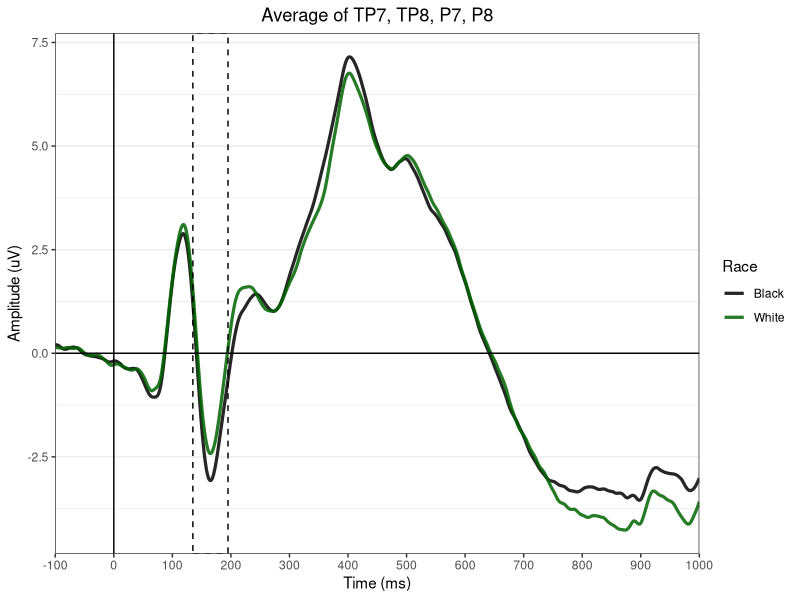
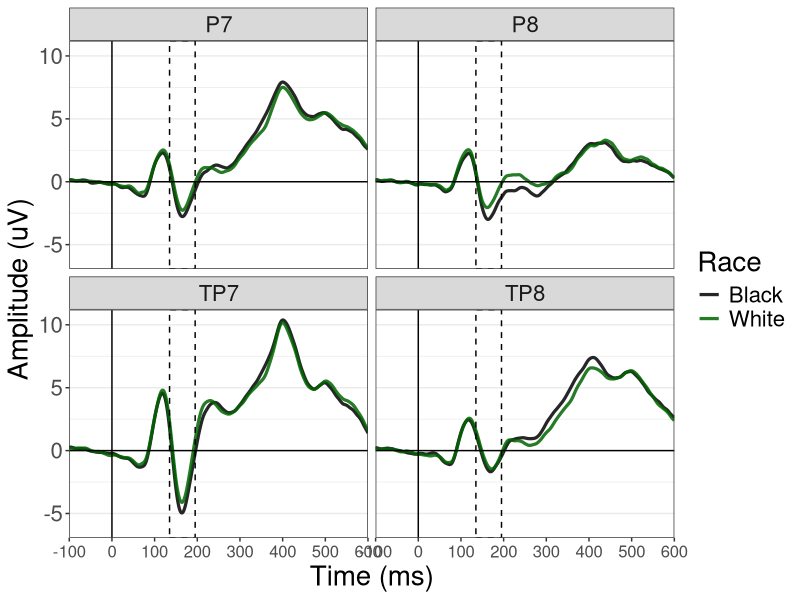
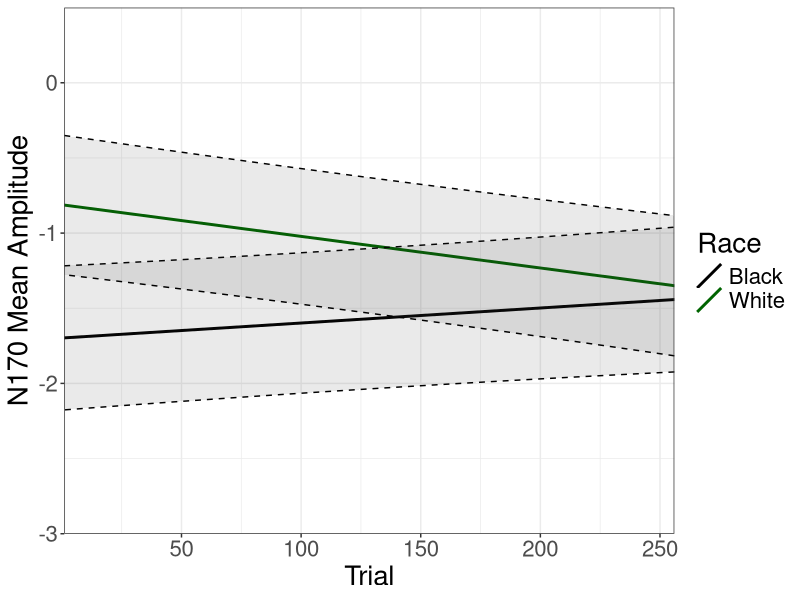
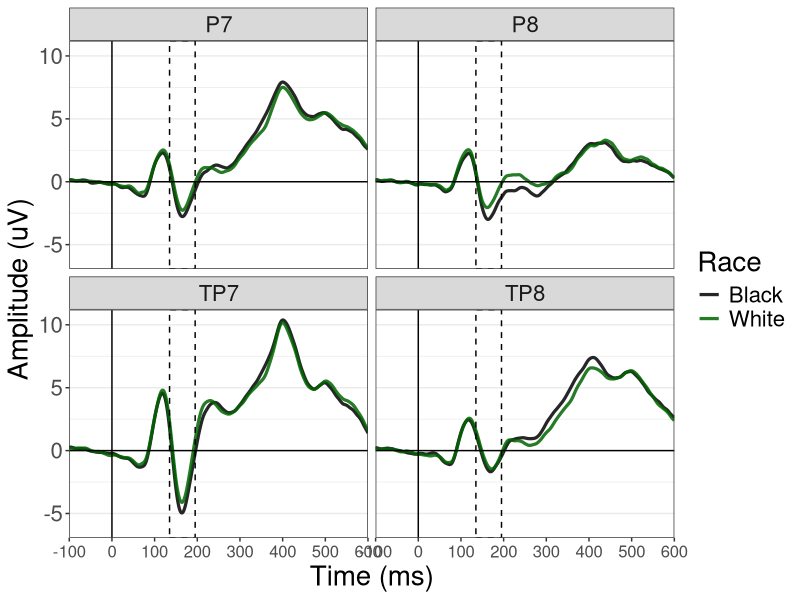
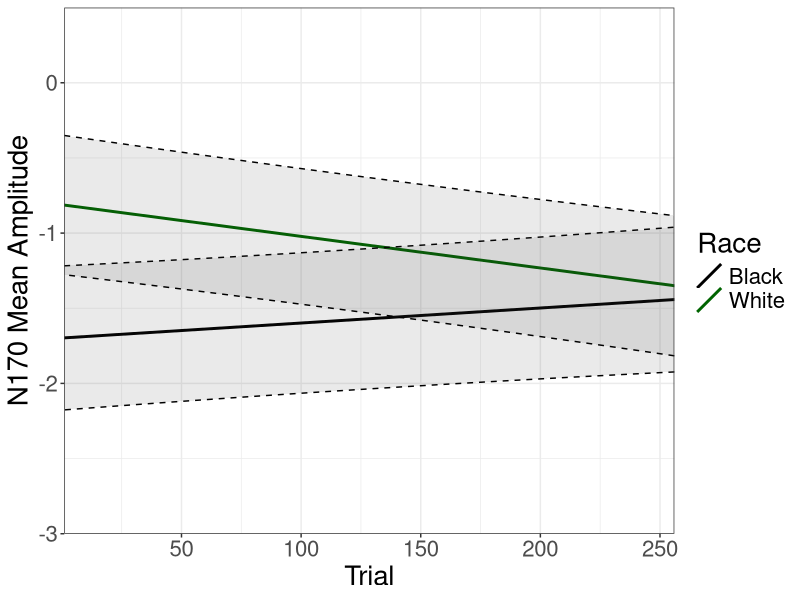

The R source for these figures, in order:
## ---- chunk 1
knitr::opts_chunk$set(echo = FALSE)
options(width=140)
require(dplyr)
require(ggplot2)
require(lme4)
require(lmerTest)
require(tidyr)
## ---- chunk 2
grand = read.delim("For_plotting_Cat_N170_noBS.txt")
grand$avgElec = (grand$TP7 + grand$TP8 + grand$P7 + grand$P8)/4

avg = select(grand, Time, Race, avgElec) %>% 
  group_by(Time, Race) %>% 
  summarise_each(funs(mean(., na.rm=TRUE))) %>% 
  as.data.frame()

N170box =  annotate("rect",    #N170
                    xmin=135, xmax=195, ymin=-Inf, ymax=Inf,
                    alpha=0,
                    fill="#F0E0FF",
                    color="black", 
                    linetype="dashed")

ERPline = geom_line(lwd=1.1, alpha=.85,
                    aes(color = Race, linetype = Race))

condLineType <- c("Black" = "solid",
                  "White" = "solid")

condColors <- c("Black" = "black", 
                "White" = "darkgreen")

none = element_blank() 

# average of all 9 electrodes
ggplot(data=avg, aes(Time, avgElec, group = Race)) + 
  ERPline + 
  N170box + 
  theme_bw() + 
  theme(panel.grid.major.x = none, panel.grid.minor.x = none) +
  scale_x_continuous("Time (ms)", 
                     limits=c(-100, 1000), 
                     expand=c(0,0),   # expand=c(0,0) removes extra space before & after data
                     breaks=c(-100, 0, 100, 200, 300, 400, 500, 600, 700, 800, 900, 1000)) +
  geom_hline(yintercept=0) + # adds x axis
  geom_vline(xintercept=0) +
#  scale_y_continuous(limits =c(10, -7.5)) +  # scale_y_reverse flips y axis
  ylab("Amplitude (uV)") +
  scale_color_manual(values=condColors) +
  scale_linetype_manual(values=condLineType) +
  ggtitle("Average of TP7, TP8, P7, P8") +
  theme(plot.title = element_text(hjust = 0.5)) # center title

# make different data frame to facet electrodes and plot them separately
forfacetting = select(grand, Time, Race, TP7, TP8, P7, P8) %>% 
  group_by(Time, Race) %>% 
  summarise_each(funs(mean(., na.rm=TRUE))) %>% 
  as.data.frame() %>% 
  gather("Electrode", "MeanAmp", 3:6)

# each electrode separately
ggplot(data=forfacetting, aes(Time, MeanAmp, group = Race)) + 
  ERPline + 
  N170box + 
  theme_bw() + 
  facet_wrap(~Electrode) +
  theme(panel.grid.major.x = none, panel.grid.minor.x = none) +
  scale_x_continuous("Time (ms)", 
                     limits=c(-100, 600), 
                     expand=c(0,0),   # expand=c(0,0) removes extra space before & after data
                     breaks=c(-100, 0, 100, 200, 300, 400, 500, 600)) +
  geom_hline(yintercept=0) + # adds x axis
  geom_vline(xintercept=0) +
#  scale_y_continuous(limits =c(10, -7.5)) +  # scale_y_reverse flips y axis
  ylab("Amplitude (uV)") +
  scale_color_manual(values=condColors) +
  scale_linetype_manual(values=condLineType) +
#  ggtitle("Average of TP7, TP8, P7, P8") +
  theme(plot.title = element_text(hjust = 0.5),# center title
        axis.title = element_text(size = 20),
        axis.text.y = element_text(size = 16),
        axis.text.x = element_text(size = 12),
        legend.title = element_text(size = 20),
        legend.text = element_text(size = 16),
        strip.text = element_text(size = 16)) 

ggsave("./FacettedGrandAverages_N170.tiff")

## ---- chunk 3
dat = read.delim("./Cat_AllSubs_TBTaverages_noBS_groupN170.txt")

sigavg = select(dat, -Trial, -Condition, -Fix) %>% 
  group_by(Subject, Race, Electrode) %>% 
  summarise_each(funs(mean(., na.rm = T))) %>% 
  as.data.frame()

sum = lmer(MeanAmp ~ (1|Subject) + (1|Electrode), dat = sigavg) %>% summary()

subICC = 4.8994/(4.8994+.3832+3.0517)
elecICC = .3832/(4.8994+.3832+3.0517)
## ---- chunk 4
# add effect codes for categorical variables
sigavg$Race.e = NA
sigavg$Race.e[sigavg$Race == "Black"] = -1
sigavg$Race.e[sigavg$Race == "White"] = 1

grand1 = lmer(MeanAmp ~ Race.e + (Race.e|Subject) + (1|Electrode), dat = sigavg)
## ---- chunk 5
summary(grand1)$varcor
## ---- chunk 6
round(summary(grand1)$coefficients, digits = 3)
## ---- chunk 7
sum = lmer(MeanAmp ~ (1|Subject) + (1|Electrode), dat = dat) %>% summary()

subICC = 5.1535/(5.1535+.4853+101.8823)
elecICC = .4853/(5.1535+.4853+101.8823)
## ---- chunk 8
# making dummy codes is redundant but comforting, so LET ME LIVE
dat$Race.d = NA
dat$Race.d[dat$Race == "Black"] = 0
dat$Race.d[dat$Race == "White"] = 1

# find slopes and intercepts with dummy coded model, trial (unscaled) is included
plot1.d = lmer(MeanAmp ~ Race.d*Trial + (Race.d|Subject) + (1|Electrode), dat = dat)

parms <- fixef(plot1.d) # fixed parameters from model
vcmat <- vcov(plot1.d) # variance/covariance matrix of fixed effects

# First calculate slopes

## each row of this matrix defines entries of parms that we want to combine:
STmat <- matrix(NA,2,4)
STmat[1,] <- c(0,0,1,0) # slope for race = 0 (black)
STmat[2,] <- c(0,0,1,1) # slope for race = 1 (white)

Sparest <- STmat %*% parms          # see above for notation

# Next calculate intercepts

## each row of this matrix defines entries of parms that we want to combine:
ITmat <- matrix(NA,2,4)
ITmat[1,] <- c(1,0,0,0) # intercept for race = 0 (black)
ITmat[2,] <- c(1,1,0,0) # intercept for race = 1 (white)

Iparest <- ITmat %*% parms          # see above for notation

forPlotting = cbind(Sparest, Iparest) %>% as.data.frame()
names(forPlotting) = c("Slope", "Intercept")

# label for understanding
forPlotting$Race = c("Black", "White")

# calculate SE for each trial, separately for each race
SETmat <- matrix(NA,512,4)
SETmat[,1] = 1 # first column is intercept
SETmat[1:256, 2] = 0 # second column is race. For first half of rows, race = 0 (Black) 
SETmat[1:256, 3] = 1:256 # third column is trial. Different row for each trial
SETmat[1:256, 4] = 0 # fourth column is interaction. 0 when race = 0, trial number when race = 1
SETmat[257:512, 2] = 1 # second column is race. For second half of rows, race = 1 (White) 
SETmat[257:512, 3] = 1:256 # third column is trial. Different row for each trial
SETmat[257:512, 4] = 1:256 # fourth column is interaction. 0 when race = 0, trial number when race = 1

newvc <- SETmat %*% vcmat %*% t(SETmat)
ses <- sqrt(diag(newvc)) # long string of SEs for each trial, first 256 are for Black faces, second 256 are for White faces

SE.dat = data.frame(Race = rep(c("Black", "White"), each=256), Trial = rep(c(1:256), 2), SE = ses)

# sloppy, and there's probably a better way of doing this
# but take slope and intercept and calculate all the points on the line for each trial so that I can calculate upper and lower 95% CIs 
SE.dat$Point = NULL
SE.dat$Point[SE.dat$Race == "Black"] = forPlotting$Intercept[forPlotting$Race == "Black"] + 1:256*forPlotting$Slope[forPlotting$Race == "Black"]
SE.dat$Point[SE.dat$Race == "White"] = forPlotting$Intercept[forPlotting$Race == "White"] + 1:256*forPlotting$Slope[forPlotting$Race == "White"]

# calculate upper and lower bound (+/- 1 SE)
SE.dat$upper = SE.dat$Point + SE.dat$SE
SE.dat$lower = SE.dat$Point - SE.dat$SE

# BINGO -------------------------------------------------------------------
ggplot(SE.dat, aes(Trial, Point, alpha = Race, color = Race, shape = Race)) +
  geom_abline(data = forPlotting, aes(intercept=Intercept, slope=Slope, color = Race), size=1)+
  geom_ribbon(aes(ymin=lower, ymax=upper, x = Trial),
              linetype = "dashed",
              alpha = .1,
              color = "black") +
  labs(x = "Trial", y = "N170 Mean Amplitude") +
  #  scale_shape_manual(values=c(1,19,1,19)) +
  scale_alpha_manual(values=c(.1,.1,.1,.1)) +
  scale_color_manual(values=c("black", "darkgreen")) +
  theme_bw() +
  scale_y_continuous(limits =c(-3, .5), expand=c(0,0)) +
  scale_x_continuous(expand=c(0,0)) +
  #  ggtitle("Trial is original trial number") +
  theme(plot.title = element_text(hjust = 0.5),# center title
        axis.title = element_text(size = 20),
        axis.text = element_text(size = 16),
        legend.title = element_text(size = 20),
        legend.text = element_text(size = 16)) 

ggsave("./SimpleSlopes_N170.tiff")
## ---- chunk 9
# rescale trial
dat$Trial.begin = (dat$Trial-1)/25.5
# shift trial to look at fixed effects at end of task as well
dat$Trial.end = dat$Trial.begin - 10

# find slopes with dummy coded model, trial is scaled
begin.d <- lmer(MeanAmp ~ Race.d*Trial.begin + (Race.d|Subject) + (1|Electrode), dat = dat)

parms <- fixef(begin.d) # fixed parameters from model
vcmat <- vcov(begin.d) # variance/covariance matrix of fixed effects

## each row of this matrix defines entries of parms that we want to combine:
Tmat <- matrix(NA,2,4)
Tmat[1,] <- c(0,0,1,0) # slope for race = 0 (black)
Tmat[2,] <- c(0,0,1,1) # slope for race = 1 (white)

parest <- Tmat %*% parms          # see above for notation
newvc <- Tmat %*% vcmat %*% t(Tmat)
ses <- sqrt(diag(newvc)) 

## final results
fin = cbind(parest, ses) %>% as.data.frame()
names(fin) = c("est", "ses")

# to calculate 95% CI intervals, lower bound = m - 2*SE, upper bound = m + 2*SE

fin$lbnd = fin$est - 2*fin$ses
fin$ubnd = fin$est + 2*fin$ses

fin = format(fin, digits = 3)

# relabel for understanding
fin$Race = c("Black", "White")

fin = rename(fin, Estimate = est, SE = ses, ci95_lower = lbnd, ci95_upper = ubnd)

# display
fin
## ---- chunk 10
# same model, but with effect coding
dat$Race.e = NA
dat$Race.e[dat$Race == "Black"] = -1
dat$Race.e[dat$Race == "White"] = 1

begin.e = lmer(MeanAmp ~ Race.e*Trial.begin + (Race.e|Subject) + (1|Electrode), dat = dat)
## ---- chunk 11
summary(begin.e)$varcor
## ---- chunk 12
round(summary(begin.e)$coefficients, digits = 3)
## ---- chunk 13
# same model, but with effect coding
end.e = lmer(MeanAmp ~ Race.e*Trial.end + (Race.e|Subject) + (1|Electrode), dat = dat)
## ---- chunk 14
summary(end.e)$varcor
## ---- chunk 15
round(summary(end.e)$coefficients, digits = 3)
## ---- chunk 16
# testing significances of random intercepts/slopes
m3 = lmer(MeanAmp ~ Race.d*Trial.begin + (1|Electrode), dat = dat)
m2 = lmer(MeanAmp ~ Race.d*Trial.begin + (1|Subject), dat = dat)
m1 = lmer(MeanAmp ~ Race.d*Trial.begin + (Race.d|Subject), dat = dat)
m0 = lm(MeanAmp ~ Race.d*Trial.begin, dat = dat)

# test intercept of subject
anova(m2, m0)

# test slope of race by subject
anova(m2, m1)

# test intercept of electrode
anova(m3, m0)

## ---- chunk 17
dat$Block = NA
dat$Block[dat$Trial %in% 225:256] = 0
dat$Block[dat$Trial %in% 193:224] = 1
dat$Block[dat$Trial %in% 161:192] = 2
dat$Block[dat$Trial %in% 129:160] = 3
dat$Block[dat$Trial %in% 97:128] = 4
dat$Block[dat$Trial %in% 65:96] = 5
dat$Block[dat$Trial %in% 33:64] = 6
dat$Block[dat$Trial %in% 1:32] = 7
dat$Block = factor(dat$Block)

lmer(MeanAmp ~ Race.e*Block + (Race.e|Subject) + (1|Electrode), dat = dat) %>% summary()
